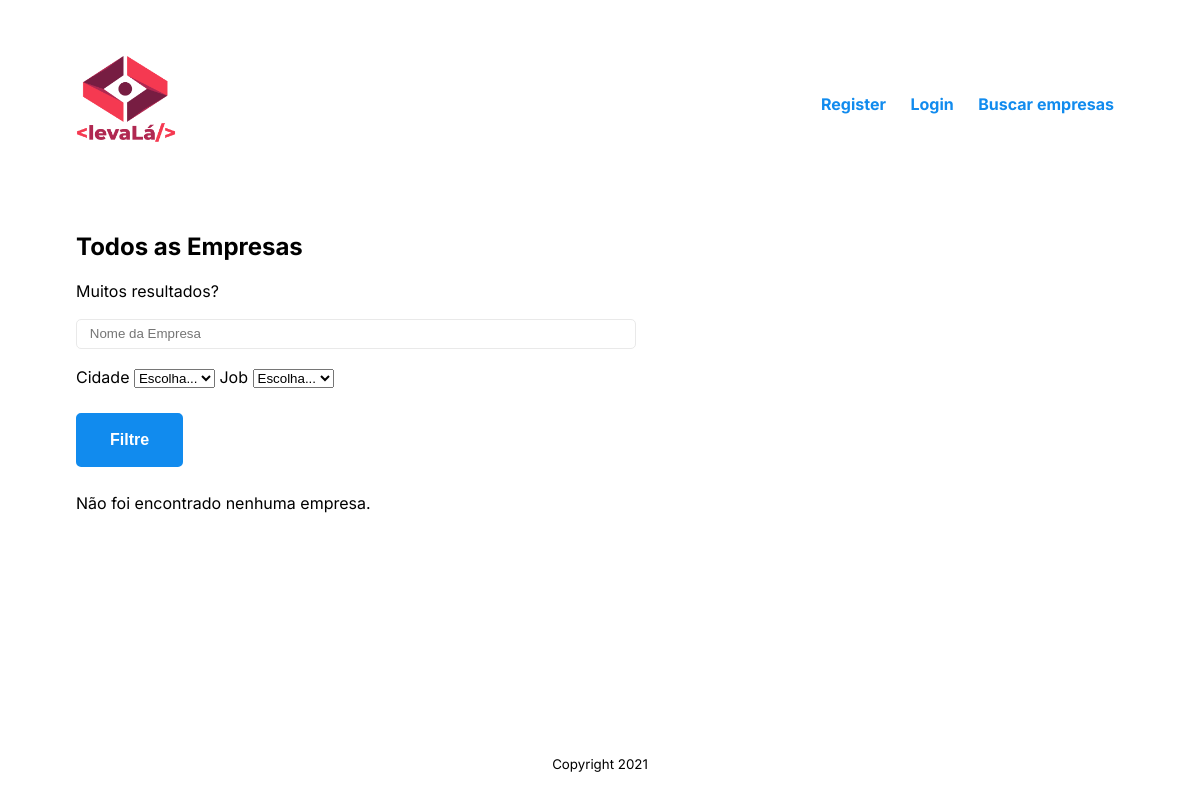
/companies/, run on an earlier commit of the app's database.
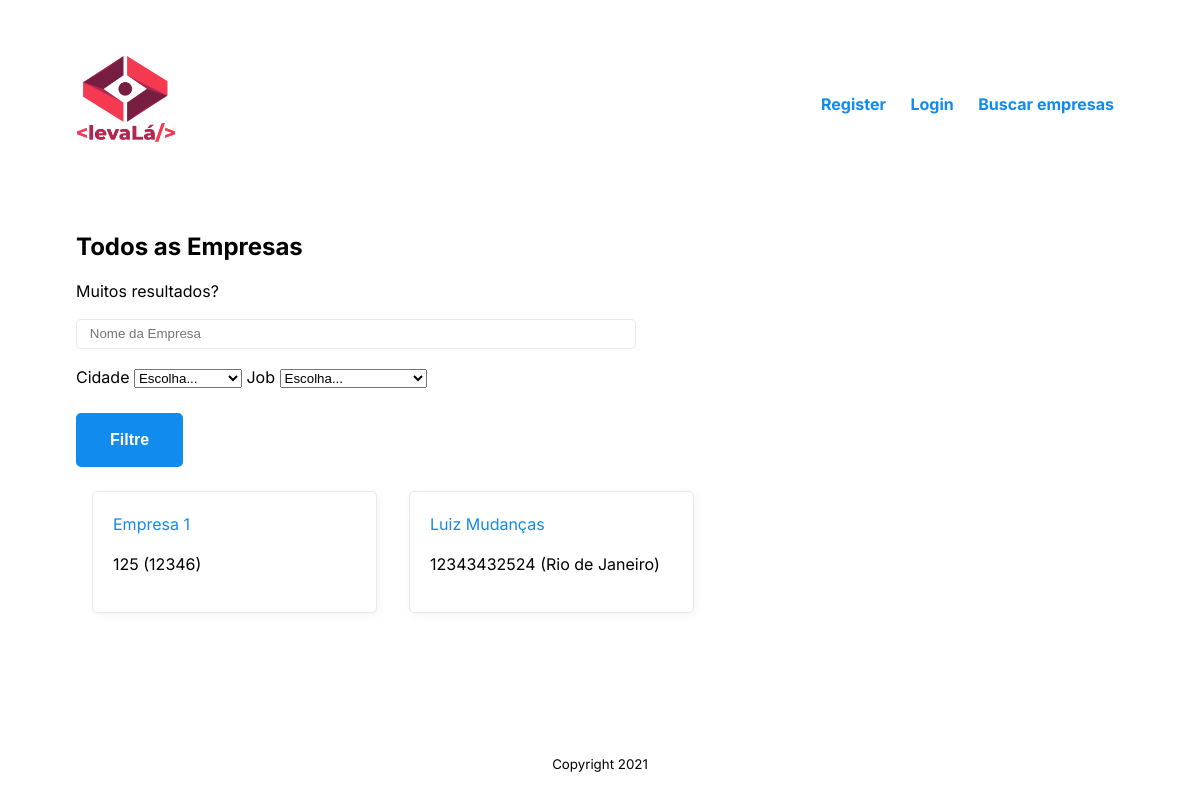
And on a later commit of the database.
### user/models.py (models this page shows, shortened)
class Company(models.Model):
    name = models.CharField(max_length=255)
    user = models.OneToOneField(User, on_delete = models.CASCADE, primary_key = True)
    logoURL = models.URLField(max_length=300, null=True, blank=True)
    cnpj = models.IntegerField(default=0)
    tel = models.IntegerField(default=0)
    job = models.CharField(max_length=255, default='Municipal')
    city = models.CharField(max_length=255)

### companies/views.py (the view)
# urls.py: path('', views.list_companies, name='list'),
def list_companies(request):
    company_list = Company.objects.all()
    context = {'company_list': company_list}
    return render(request, 'companies/list.html', context)

### companies/templates/companies/list.html (shortened to what this page needs)
{% extends 'base.html' %}
{% block content %}
<h2>Todos as Empresas</h2>
<section>
    <p>Muitos resultados?</p>
</section>
<form action="{% url 'companies:search' %}">
    <p>
        <input type="text" name="query_name" id="id_query" placeholder="Nome da Empresa"/>
        <label for="city">Cidade</label>
        <select id="id_query_city" name="query_city">
            <option selected>Escolha...</option>
        </select>
        <label for="job">Job</label>
        <select id="id_query_job" name="query_job">
            <option selected>Escolha...</option>
        </select>
    </p>
    <button type="submit">Filtre</button>
</form>
{% if company_list %}
<section class="lista-de-cards">
    {% for company in company_list %}
    <article class="card">
        <a href="{% url 'companies:detail' company.user_id %}">{{company.name}}</a>
        <p>{{ company.cnpj }} ({{ company.city }})</p>
    </article>
    {% endfor %}
</section>
{% else %}
<p>Não foi encontrado nenhuma empresa.</p>
{% endif %}
{% endblock content %}

### templates/base.html (shortened to what this page needs)
{% load static %}
<!DOCTYPE html>
<html lang="en">
<head>
    <link rel="stylesheet" type="text/css" href="{% static 'style.css' %}">
</head>
<body>
    <header id="cabecalho-principal">
        <a href="{% url 'index' %}"> <img src="{% static 'logo.png' %}" width="100"> </a>
        <nav id="navegacao-principal">
            {% if user.is_authenticated%}
            <li>Bem vindo {{ user.username }}</li>
            <li><a href="{% url 'logout' %}">Logout</a></li>
            <li><a href="{% url 'companies:list' %}">Buscar empresas</a></li>
                {% if user.is_client %}
                <li><a href="{% url 'profile' user.id %}">Perfil</a></li>
                {% endif %}
                {% if user.is_company %}
                <li><a href="{% url 'companies:detail' user.id %}">Pagina da Empresa</a></li>
                {% endif %}
            {% else %}
            <li><a href="{% url 'register' %}">Register</a></li>
            <li><a href="{% url 'login' %}">Login</a> </li>
            <li><a href="{% url 'companies:list' %}">Buscar empresas</a></li>
            {% endif %}
        </nav>
    </header>
    <main id="conteiner-principal">
        {% block content %}
        {% endblock content %}
    </main>
    <footer id="rodape-principal">
        <p>
            <small>Copyright 2021</small>
        </p>
    </footer>
</body>
</html>

### static/style.css (style rules this page uses)
:root { --primary-color: #000000; --secondary-color: #118bee; --tertiary-color: #f44d27; --secondary-color-light: #30b2ff; --tertiary-color-light: #ff6d28; --bg-color: #fff; --secondary-bg-color: #e9e9e9; --color-shadow: #f4f4f4; font-family: Inter, sans-serif; font-size: 16px; line-height: 1.5em; }
* { box-sizing: border-box; }
html, body { height: 100%; }
header#cabecalho-principal { margin: 0 auto; width: 100%; max-width: 1080px; padding: 3rem 1rem; display: flex; justify-content: space-between; align-items: center; }
li a { color: var(--secondary-color); font-weight: bold; text-decoration: none; }
body { display: flex; flex-direction: column; }
nav#navegacao-principal li { display: inline-block; padding: 10px; }
main#conteiner-principal { margin: 0 auto; width: 100%; max-width: 1080px; padding: 1rem 1rem; flex-grow: 1; }
footer#rodape-principal { display: flex; flex-direction: column; justify-content: center; align-items: center; padding: 1rem 1rem; }
.lista-de-cards { display: flex; flex-wrap: wrap; }
.card { border: 1px solid var(--secondary-bg-color); border-radius: 5px; box-shadow: 2px 2px 10px var(--color-shadow); margin: 1rem; padding: 1.25rem; width: 285px; }
a { color: var(--secondary-color); text-decoration: none; }
input { display: block; width: 100%; max-width: 560px; border: 1px solid var(--secondary-bg-color); border-radius: 5px; margin-bottom: 1rem; padding: 0.4rem 0.8rem; }
button { background-color: var(--secondary-color); border: 2px solid var(--secondary-color); color: var(--bg-color); border-radius: 5px; display: inline-block; font-size: medium; font-weight: bold; margin: 0.5rem 0; padding: 1rem 2rem; }

What changed in the data, as far as the page shows it:
added Company: name "Empresa 1", cnpj "125", city "12346"
added Company: name "Luiz Mudanças", cnpj "12343432524", city "Rio de Janeiro"
Also different on the page:
text no longer shown: "Não foi encontrado nenhuma empresa."
